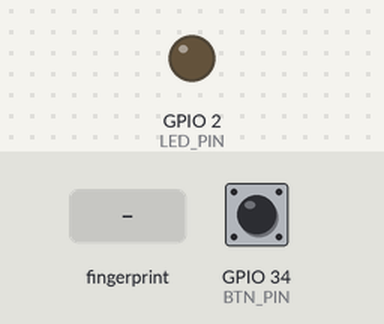
Recording of a sketch running on a simulated ESP32. Parts: output pins drawn as LEDs (lit = HIGH). Dashed ring = blinking. Inputs (shaded band) come from the test bench; at power-on: GPIO 34 (BTN_PIN) HIGH. WiFi joins after 1.5 s; servers stay silent unless stated; uploads are accepted with an empty reply; what the sketch prints to the serial monitor is not drawn.

Above: at 4.9 s.
5.0 s: finger stored as number 1 placed on the sensor
At 5.42 s:
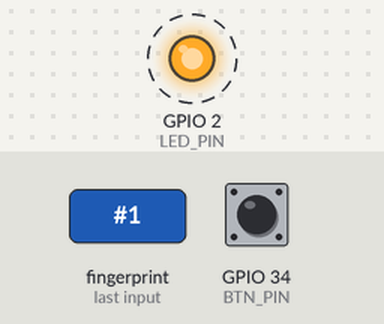
8.0 s: GPIO 34 (BTN_PIN) pulled LOW for 0.15 s
At 10.8 s:
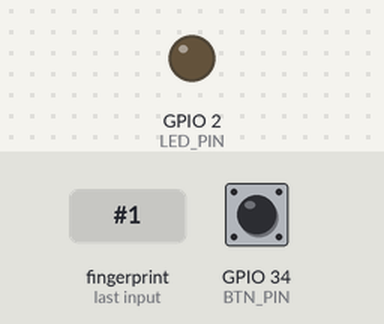
11.1 s: GPIO 34 (BTN_PIN) pulled LOW for 3.2 s
At 11.8 s:
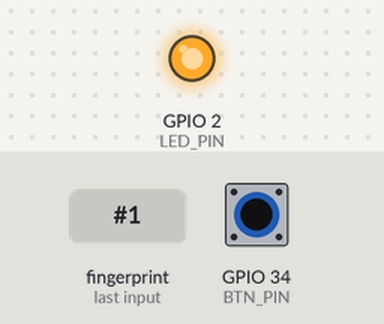
Timing chart, 0 to 15.8 s (numbered marks = the images above; inputs shaded):
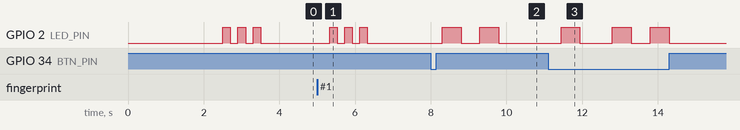

The sketch:

ESP32_Attendane_simple.ino
```cpp
#include <WiFi.h>
#include <HTTPClient.h>
#include <WiFiClientSecure.h>
#include <Adafruit_Fingerprint.h>
#include <WiFiManager.h>

// Fingerprint sensor connections
#define R307_TX_PIN 17   // ESP32 TX to R307 RX
#define R307_RX_PIN 16   // ESP32 RX to R307 TX

// WiFi credentials
const char* ssid = "POCO X4 Pro 5G";  // Your WiFi SSID
const char* password = "31415926";    // Your WiFi password

// Wifi Manager
WiFiManager wm;
bool res;
// Google script Web_App_URL.
String Web_App_URL = "https://script.google.com/macros/s/AKfycbwDrkpd4efwMO6Zl1Qn7XvHNW0f7PChd8liWFvz9bGOvjM2IkHV54r2A2AE68wtrrOf/exec";

// LED pin
#define LED_PIN 2  // GPIO2 for the LED

// Button pin
#define BTN_PIN 34 // GPIO34 for mode toggle

// Initialize fingerprint sensor and secure client
Adafruit_Fingerprint finger = Adafruit_Fingerprint(&Serial2);
WiFiClientSecure client;

// Variable to store mode and fingerprint ID
String modes = "reg";  // Mode, either "reg" for register or "atc" for attendance
int fingerprintID = -1; // Fingerprint ID

// Function Prototypes
void http_Req(String str_modes, int fingerID);
void blinkLED(int times, int delayTime);

// HTTP request function
void http_Req(String str_modes, int fingerID) {
  if (WiFi.status() == WL_CONNECTED) {
    client.setInsecure();  // This bypasses SSL verification (use with caution)
    blinkLED(3, 200);      // Blink LED to indicate WiFi connection

    String http_req_url = Web_App_URL + "?sts=" + str_modes + "&uid=" + String(fingerID);

    Serial.println("Sending request to Google Sheets...");
    Serial.print("URL : ");
    Serial.println(http_req_url);

    HTTPClient http;
    http.begin(client, http_req_url.c_str());
    http.setFollowRedirects(HTTPC_STRICT_FOLLOW_REDIRECTS);

    int httpCode = http.GET();
    Serial.print("HTTP Status Code : ");
    Serial.println(httpCode);

    if (httpCode > 0) {
      String payload = http.getString();
      Serial.println("Payload : " + payload);
      String sts_Res = getValue(payload, ',', 0);
      Serial.println(sts_Res);
      if (sts_Res == "OK") {
        // Handle attendance logic
        if (str_modes == "atc") {
          blinkLED(5, 100); // Blink 5 times quickly for attendance confirmation
        }
      }
    }

    http.end();
  } else {
    blinkLED(1, 500);  // Blink once slowly if WiFi is disconnected
  }
}

String getValue(String data, char separator, int index) {
  int found = 0;
  int strIndex[] = { 0, -1 };
  int maxIndex = data.length() - 1;

  for (int i = 0; i <= maxIndex && found <= index; i++) {
    if (data.charAt(i) == separator || i == maxIndex) {
      found++;
      strIndex[0] = strIndex[1] + 1;
      strIndex[1] = (i == maxIndex) ? i + 1 : i;
    }
  }

  return found > index ? data.substring(strIndex[0], strIndex[1]) : "";
}

void blinkLED(int times, int delayTime) {
  for (int i = 0; i < times; i++) {
    digitalWrite(LED_PIN, HIGH); // Turn on the LED
    delay(delayTime);
    digitalWrite(LED_PIN, LOW);  // Turn off the LED
    delay(delayTime);
  }
}

// Initialize the fingerprint sensor
// Initialize the fingerprint sensor
void initFingerprint() {
  Serial2.begin(57600, SERIAL_8N1, R307_RX_PIN, R307_TX_PIN);  // Start communication with the R307 sensor

  finger.begin(57600);  // No return value to check

  if (finger.verifyPassword()) {  // Use verifyPassword() to check if the sensor is responding correctly
    Serial.println("Fingerprint sensor found!");
    finger.getTemplateCount();  // Fetch the number of fingerprints stored
    Serial.print("Fingerprint templates: ");
    Serial.println(finger.templateCount);
  } else {
    Serial.println("Fingerprint sensor not found :(");
    while (1);  // Halt the program if the sensor is not found
  }
}


// Get fingerprint ID
int getFingerprintID() {
  int p = finger.getImage();
  if (p != FINGERPRINT_OK) return -1;  // If no fingerprint is detected

  p = finger.image2Tz();
  if (p != FINGERPRINT_OK) return -1;

  p = finger.fingerSearch();
  if (p != FINGERPRINT_OK) return -1;  // If the fingerprint is not recognized

  return finger.fingerID;
}

void setup() {
  Serial.begin(115200);
  pinMode(LED_PIN, OUTPUT);  // Set LED pin as OUTPUT
  pinMode(BTN_PIN, INPUT_PULLUP);  // Set button pin as INPUT with pullup

  initFingerprint();  // Initialize the fingerprint sensor

  // Connect to WiFi
  Serial.print("Connecting to ");
  Serial.println("INNOVATION LAB Wifi");
  res = wm.autoConnect("INNOVATION LAB","password");
  if(!res) {
      Serial.println("Failed to connect");
      // ESP.restart();
  }
  else {
      //if you get here you have connected to the WiFi
      Serial.println("Connected.:)");
  }


  while (WiFi.status() != WL_CONNECTED) {
    delay(500);
    Serial.print(".");
  }

  blinkLED(3, 200);  // Blink LED three times to indicate successful WiFi connection
  Serial.println("Connected to WiFi");
}

void loop() {
  int btnState = digitalRead(BTN_PIN);
  if (btnState == LOW) {
    delay(300); // Debounce delay
    if (modes == "atc") {
      modes = "reg";
      blinkLED(1, 500);  // Blink once to indicate mode change to "Register"
    } else {
      modes = "atc";
      blinkLED(2, 500);  // Blink twice to indicate mode change to "Attendance"
    }
  }

  // Get fingerprint ID and send it to the server if a valid fingerprint is detected
  fingerprintID = getFingerprintID();
  if (fingerprintID != -1) {
    Serial.print("Fingerprint ID: ");
    Serial.println(fingerprintID);
    http_Req(modes, fingerprintID);  // Send the fingerprint ID and mode to Google Sheets
  }
}
```

Measured:
- after the input at 5.0 s, GPIO 2 (LED_PIN): alternates HIGH for 0.20 s and LOW for 0.20 s, 6 changes in all, then stays LOW, starting after 0.33 s
- after the input at 8.0 s, GPIO 2 (LED_PIN): alternates HIGH for 0.50 s and LOW for 0.50 s, 4 changes in all, then stays LOW, starting after 0.30 s
- after the input at 11.1 s, GPIO 2 (LED_PIN): goes HIGH 0.50 s, LOW 0.86 s, HIGH 0.50 s, LOW 0.50 s, HIGH 0.50 s, then LOW, starting after 0.34 s
